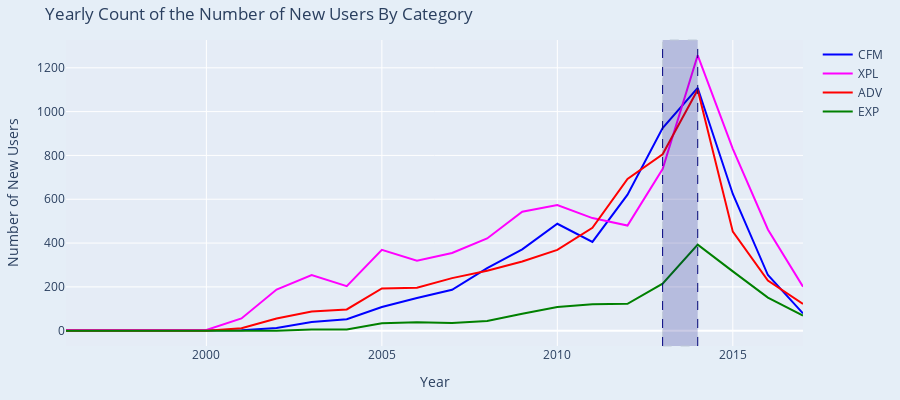
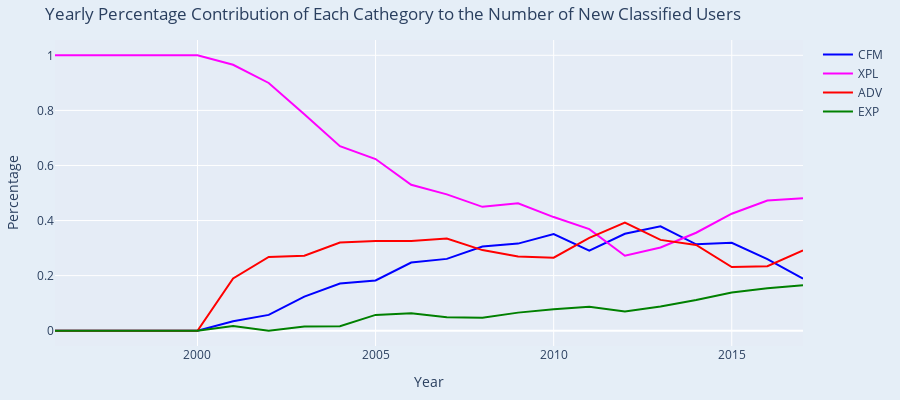

Notebook code for these charts, in order:
### Code cell
fig1 = go.Figure()
fig2 = go.Figure()

# left plot
for catname, df in n_by_year.items():
    df = fill_gap_years(df).sort_index()
    fig1.add_scatter(
        x=df.index,
        y=df["size"].values,
        name=catname,
        mode="lines",
        marker_color=CMAP[catname])
    df["fraction"] = (df / n_classified_by_year)
    fig2.add_scatter(
        x=df.index,
        y=df["fraction"].values,
        name=catname,
        mode="lines",
        marker_color=CMAP[catname])
    
fig1.add_vline(x=2013, line_width=1, line_dash="dash", line_color="navy")
fig1.add_vline(x=2014, line_width=1, line_dash="dash", line_color="navy")
fig1.add_vrect(x0=2013, x1=2014, line_width=1, line_dash="dash", fillcolor="navy", opacity=0.2)

fig1.update_layout(
    title_text="Yearly Count of the Number of New Users By Category",
    yaxis_title="Number of New Users",
    xaxis_title="Year",
    
    xaxis={'categoryorder':'array', 'categoryarray':all_years},
    
    barmode='stack',
    
    width=900, height=400,
    margin=dict(l=20, r=20, t=40, b=40),
    paper_bgcolor="#E5EEF7")


fig2.update_layout(
    title_text="Yearly Percentage Contribution of Each Cathegory to the Number of New Classified Users",
    yaxis_title="Percentage",
    xaxis_title="Year",
    
    xaxis={'categoryorder':'array', 'categoryarray':all_years},
    
    barmode='stack',
    
    width=900, height=400,
    margin=dict(l=20, r=20, t=40, b=40),
    paper_bgcolor="#E5EEF7",
    )

fig1.show()
fig2.show()

### Figure 1 — Plotly figure (JSON) as saved in the notebook; plotly's stock layout.template omitted (floating-point values rounded to 4 significant figures)
{"data": [{"marker": {"color": "blue"}, "mode": "lines", "name": "CFM", "type": "scatter", "x": [1996, 2000, 2001, 2002, 2003, 2004, 2005, 2006, 2007, 2008, 2009, 2010, 2011, 2012, 2013, 2014, 2015, 2016, 2017], "y": [0, 0, 2, 12, 40, 52, 108, 149, 187, 286, 371, 488, 405, 621, 925, 1108, 624, 254, 79]}, {"marker": {"color": "magenta"}, "mode": "lines", "name": "XPL", "type": "scatter", "x": [1996, 2000, 2001, 2002, 2003, 2004, 2005, 2006, 2007, 2008, 2009, 2010, 2011, 2012, 2013, 2014, 2015, 2016, 2017], "y": [3, 3, 56, 188, 254, 203, 369, 319, 355, 421, 543, 574, 514, 480, 738, 1257, 830, 462, 201]}, {"marker": {"color": "red"}, "mode": "lines", "name": "ADV", "type": "scatter", "x": [1996, 2000, 2001, 2002, 2003, 2004, 2005, 2006, 2007, 2008, 2009, 2010, 2011, 2012, 2013, 2014, 2015, 2016, 2017], "y": [0, 0, 11, 56, 88, 97, 193, 196, 240, 274, 316, 369, 470, 693, 805, 1100, 452, 229, 122]}, {"marker": {"color": "green"}, "mode": "lines", "name": "EXP", "type": "scatter", "x": [1996, 2000, 2001, 2002, 2003, 2004, 2005, 2006, 2007, 2008, 2009, 2010, 2011, 2012, 2013, 2014, 2015, 2016, 2017], "y": [0, 0, 1, 0, 5, 5, 34, 38, 35, 44, 77, 108, 121, 123, 215, 393, 271, 151, 69]}], "layout": {"barmode": "stack", "height": 400, "margin": {"b": 40, "l": 20, "r": 20, "t": 40}, "paper_bgcolor": "#E5EEF7", "shapes": [{"line": {"color": "navy", "dash": "dash", "width": 1}, "type": "line", "x0": 2013, "x1": 2013, "xref": "x", "y0": 0, "y1": 1, "yref": "y domain"}, {"line": {"color": "navy", "dash": "dash", "width": 1}, "type": "line", "x0": 2014, "x1": 2014, "xref": "x", "y0": 0, "y1": 1, "yref": "y domain"}, {"fillcolor": "navy", "line": {"dash": "dash", "width": 1}, "opacity": 0.2, "type": "rect", "x0": 2013, "x1": 2014, "xref": "x", "y0": 0, "y1": 1, "yref": "y domain"}], "title": {"text": "Yearly Count of the Number of New Users By Category"}, "width": 900, "xaxis": {"categoryarray": [1996, 2000, 2001, 2002, 2003, 2004, 2005, 2006, 2007, 2008, 2009, 2010, 2011, 2012, 2013, 2014, 2015, 2016, 2017], "categoryorder": "array", "title": {"text": "Year"}}, "yaxis": {"title": {"text": "Number of New Users"}}}}

### Figure 2 — Plotly figure (JSON) as saved in the notebook; plotly's stock layout.template omitted (floating-point values rounded to 4 significant figures)
{"data": [{"marker": {"color": "blue"}, "mode": "lines", "name": "CFM", "type": "scatter", "x": [1996, 2000, 2001, 2002, 2003, 2004, 2005, 2006, 2007, 2008, 2009, 2010, 2011, 2012, 2013, 2014, 2015, 2016, 2017], "y": [0, 0, 0.03448, 0.05742, 0.1238, 0.1716, 0.1824, 0.2475, 0.2608, 0.3056, 0.3163, 0.3508, 0.2905, 0.352, 0.3789, 0.3136, 0.3193, 0.26, 0.189]}, {"marker": {"color": "magenta"}, "mode": "lines", "name": "XPL", "type": "scatter", "x": [1996, 2000, 2001, 2002, 2003, 2004, 2005, 2006, 2007, 2008, 2009, 2010, 2011, 2012, 2013, 2014, 2015, 2016, 2017], "y": [1, 1, 0.9655, 0.8995, 0.7864, 0.67, 0.6233, 0.5299, 0.4951, 0.4498, 0.4629, 0.4127, 0.3687, 0.2721, 0.3023, 0.3558, 0.4248, 0.4729, 0.4809]}, {"marker": {"color": "red"}, "mode": "lines", "name": "ADV", "type": "scatter", "x": [1996, 2000, 2001, 2002, 2003, 2004, 2005, 2006, 2007, 2008, 2009, 2010, 2011, 2012, 2013, 2014, 2015, 2016, 2017], "y": [0, 0, 0.1897, 0.2679, 0.2724, 0.3201, 0.326, 0.3256, 0.3347, 0.2927, 0.2694, 0.2653, 0.3372, 0.3929, 0.3298, 0.3114, 0.2313, 0.2344, 0.2919]}, {"marker": {"color": "green"}, "mode": "lines", "name": "EXP", "type": "scatter", "x": [1996, 2000, 2001, 2002, 2003, 2004, 2005, 2006, 2007, 2008, 2009, 2010, 2011, 2012, 2013, 2014, 2015, 2016, 2017], "y": [0, 0, 0.01724, 0, 0.01548, 0.0165, 0.05743, 0.06312, 0.04881, 0.04701, 0.06564, 0.07764, 0.0868, 0.06973, 0.08808, 0.1112, 0.1387, 0.1546, 0.1651]}], "layout": {"barmode": "stack", "height": 400, "margin": {"b": 40, "l": 20, "r": 20, "t": 40}, "paper_bgcolor": "#E5EEF7", "title": {"text": "Yearly Percentage Contribution of Each Cathegory to the Number of New Classified Users"}, "width": 900, "xaxis": {"categoryarray": [1996, 2000, 2001, 2002, 2003, 2004, 2005, 2006, 2007, 2008, 2009, 2010, 2011, 2012, 2013, 2014, 2015, 2016, 2017], "categoryorder": "array", "title": {"text": "Year"}}, "yaxis": {"title": {"text": "Percentage"}}}}
